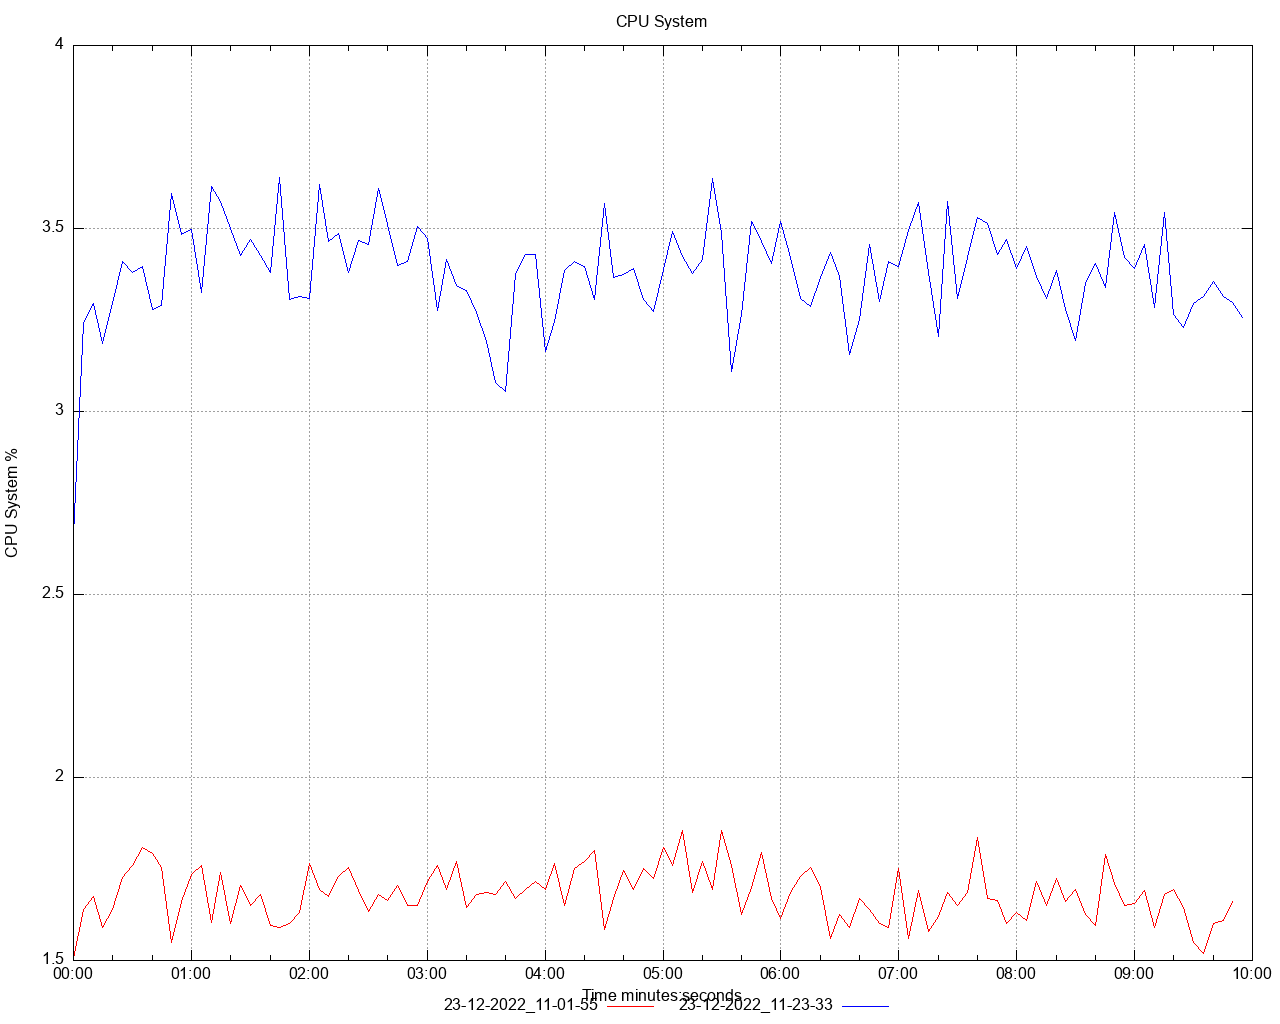

Reproduce this figure in gnuplot.
set title 'CPU System' noenhanced
set style data lines
set datafile separator ","
set terminal png size 1280,1024
set grid
set key below
set xdata time
set timefmt "%s"
offset = 0
t0(x)=(offset=($0==0) ? x : offset, x - offset)
set xlabel 'Time minutes:seconds'
set ylabel 'CPU System %'
set output '/Users/ahmet.mircik/Workspace/python/hazelcast-simulator/offload-benchmarks/report/dstat/cpu_system_A4.png'
plot \
   '/Users/ahmet.mircik/Workspace/python/hazelcast-simulator/offload-benchmarks/report/data/cpu_system_A4_1.data' using (t0(timecolumn(1))):2 title "23-12-2022_11-01-55" noenhanced lt rgb "red", \
   '/Users/ahmet.mircik/Workspace/python/hazelcast-simulator/offload-benchmarks/report/data/cpu_system_A4_2.data' using (t0(timecolumn(1))):2 title "23-12-2022_11-23-33" noenhanced lt rgb "blue", \
